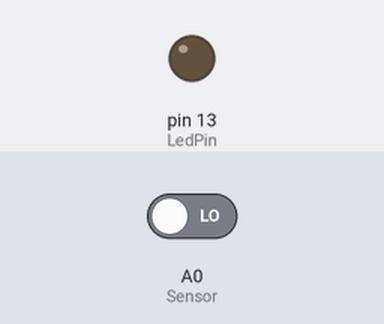
This sketch was run on a simulated Arduino Uno, built with avr-gcc and run on an emulated ATmega328P. On the bench: output pins drawn as LEDs (lit = HIGH). The inputs (shaded band) are chosen by the test bench; at power-on: A0 (Sensor) LOW.

Above: at 1.2 s.
1.3 s: A0 (Sensor) driven HIGH
At 1.8 s:
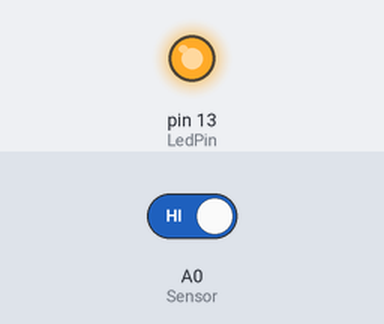
2.8 s: A0 (Sensor) driven LOW
At 5.2 s:
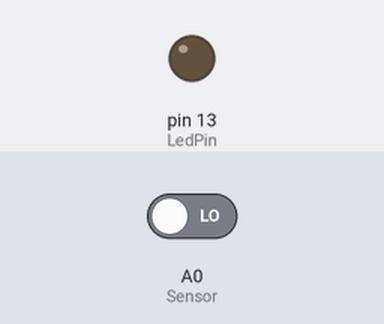
Timing chart, 0 to 6.7 s (numbered marks = the images above; inputs shaded):
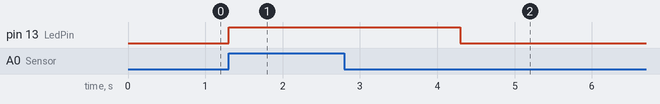

The sketch:

VIBRACIONES.ino
```cpp
int LedPin = 13;

int Sensor = A0;

void setup() {
  pinMode(LedPin, OUTPUT);
}

void loop() {
  if (digitalRead(Sensor) == 1) {
    digitalWrite(LedPin, HIGH);
    delay(3000);
  }
  else
  {
    digitalWrite(LedPin, LOW);
  }
}
```

Measured:
- after the input at 1.3 s, pin 13 (LedPin): LOW → HIGH at once
- after the input at 2.8 s, pin 13 (LedPin): HIGH → LOW after 1.5 s
